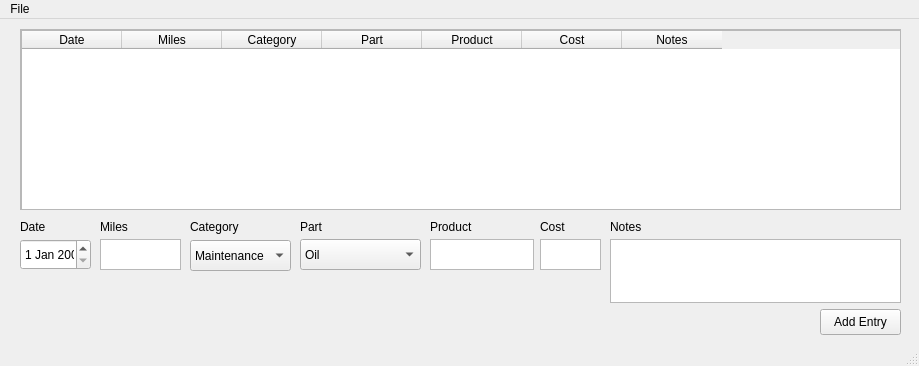
<?xml version="1.0" encoding="UTF-8"?>
<ui version="4.0">
 <class>MainWindow</class>
 <widget class="QMainWindow" name="MainWindow">
  <property name="geometry">
   <rect>
    <x>0</x>
    <y>0</y>
    <width>919</width>
    <height>366</height>
   </rect>
  </property>
  <property name="windowTitle">
   <string>MainWindow</string>
  </property>
  <widget class="QWidget" name="centralwidget">
   <widget class="QScrollArea" name="scrollArea">
    <property name="geometry">
     <rect>
      <x>20</x>
      <y>10</y>
      <width>881</width>
      <height>181</height>
     </rect>
    </property>
    <property name="widgetResizable">
     <bool>true</bool>
    </property>
    <widget class="QWidget" name="scrollAreaWidgetContents_2">
     <property name="geometry">
      <rect>
       <x>0</x>
       <y>0</y>
       <width>877</width>
       <height>177</height>
      </rect>
     </property>
     <widget class="QTableWidget" name="display_table">
      <property name="geometry">
       <rect>
        <x>0</x>
        <y>0</y>
        <width>881</width>
        <height>181</height>
       </rect>
      </property>
      <column>
       <property name="text">
        <string>Date</string>
       </property>
      </column>
      <column>
       <property name="text">
        <string>Miles</string>
       </property>
      </column>
      <column>
       <property name="text">
        <string>Category</string>
       </property>
      </column>
      <column>
       <property name="text">
        <string>Part</string>
       </property>
      </column>
      <column>
       <property name="text">
        <string>Product</string>
       </property>
      </column>
      <column>
       <property name="text">
        <string>Cost</string>
       </property>
      </column>
      <column>
       <property name="text">
        <string>Notes</string>
       </property>
      </column>
     </widget>
    </widget>
   </widget>
   <widget class="QPushButton" name="addEntryButton">
    <property name="geometry">
     <rect>
      <x>820</x>
      <y>290</y>
      <width>81</width>
      <height>26</height>
     </rect>
    </property>
    <property name="text">
     <string>Add Entry</string>
    </property>
   </widget>
   <widget class="QLabel" name="date_label">
    <property name="geometry">
     <rect>
      <x>20</x>
      <y>200</y>
      <width>31</width>
      <height>16</height>
     </rect>
    </property>
    <property name="text">
     <string>Date</string>
    </property>
   </widget>
   <widget class="QLabel" name="miles_label">
    <property name="geometry">
     <rect>
      <x>100</x>
      <y>200</y>
      <width>60</width>
      <height>16</height>
     </rect>
    </property>
    <property name="text">
     <string>Miles</string>
    </property>
   </widget>
   <widget class="QLabel" name="cat_label">
    <property name="geometry">
     <rect>
      <x>190</x>
      <y>200</y>
      <width>60</width>
      <height>16</height>
     </rect>
    </property>
    <property name="text">
     <string>Category</string>
    </property>
   </widget>
   <widget class="QLabel" name="part_label">
    <property name="geometry">
     <rect>
      <x>300</x>
      <y>200</y>
      <width>31</width>
      <height>16</height>
     </rect>
    </property>
    <property name="text">
     <string>Part</string>
    </property>
   </widget>
   <widget class="QLabel" name="product_label">
    <property name="geometry">
     <rect>
      <x>430</x>
      <y>200</y>
      <width>60</width>
      <height>16</height>
     </rect>
    </property>
    <property name="text">
     <string>Product</string>
    </property>
   </widget>
   <widget class="QLabel" name="cost_label">
    <property name="geometry">
     <rect>
      <x>540</x>
      <y>200</y>
      <width>60</width>
      <height>16</height>
     </rect>
    </property>
    <property name="text">
     <string>Cost</string>
    </property>
   </widget>
   <widget class="QLabel" name="notes_label">
    <property name="geometry">
     <rect>
      <x>610</x>
      <y>200</y>
      <width>60</width>
      <height>16</height>
     </rect>
    </property>
    <property name="text">
     <string>Notes</string>
    </property>
   </widget>
   <widget class="QDateEdit" name="date_box">
    <property name="geometry">
     <rect>
      <x>20</x>
      <y>220</y>
      <width>71</width>
      <height>31</height>
     </rect>
    </property>
   </widget>
   <widget class="QPlainTextEdit" name="miles_box">
    <property name="geometry">
     <rect>
      <x>100</x>
      <y>220</y>
      <width>81</width>
      <height>31</height>
     </rect>
    </property>
   </widget>
   <widget class="QComboBox" name="cat_drop">
    <property name="geometry">
     <rect>
      <x>190</x>
      <y>221</y>
      <width>101</width>
      <height>31</height>
     </rect>
    </property>
    <item>
     <property name="text">
      <string>Maintenance</string>
     </property>
    </item>
    <item>
     <property name="text">
      <string>Add-on</string>
     </property>
    </item>
    <item>
     <property name="text">
      <string>Mod</string>
     </property>
    </item>
    <item>
     <property name="text">
      <string>Inspection</string>
     </property>
    </item>
   </widget>
   <widget class="QComboBox" name="part_drop">
    <property name="geometry">
     <rect>
      <x>300</x>
      <y>220</y>
      <width>121</width>
      <height>31</height>
     </rect>
    </property>
    <item>
     <property name="text">
      <string>Oil</string>
     </property>
    </item>
    <item>
     <property name="text">
      <string>Oil filter</string>
     </property>
    </item>
    <item>
     <property name="text">
      <string>Engine air filter</string>
     </property>
    </item>
    <item>
     <property name="text">
      <string>Cabin air filter</string>
     </property>
    </item>
    <item>
     <property name="text">
      <string>Tires</string>
     </property>
    </item>
    <item>
     <property name="text">
      <string>Wheels</string>
     </property>
    </item>
    <item>
     <property name="text">
      <string>Belts</string>
     </property>
    </item>
    <item>
     <property name="text">
      <string>Fuel filter</string>
     </property>
    </item>
    <item>
     <property name="text">
      <string>Transmission</string>
     </property>
    </item>
    <item>
     <property name="text">
      <string>Alternator</string>
     </property>
    </item>
    <item>
     <property name="text">
      <string>Pulleys</string>
     </property>
    </item>
    <item>
     <property name="text">
      <string>Exhaust</string>
     </property>
    </item>
    <item>
     <property name="text">
      <string>Wiring</string>
     </property>
    </item>
    <item>
     <property name="text">
      <string>Fuses</string>
     </property>
    </item>
    <item>
     <property name="text">
      <string>Accessories</string>
     </property>
    </item>
    <item>
     <property name="text">
      <string>Interior</string>
     </property>
    </item>
    <item>
     <property name="text">
      <string>Lights</string>
     </property>
    </item>
    <item>
     <property name="text">
      <string>Wipers</string>
     </property>
    </item>
    <item>
     <property name="text">
      <string>Body</string>
     </property>
    </item>
    <item>
     <property name="text">
      <string>Frame</string>
     </property>
    </item>
    <item>
     <property name="text">
      <string>Brakes</string>
     </property>
    </item>
   </widget>
   <widget class="QPlainTextEdit" name="product_box">
    <property name="geometry">
     <rect>
      <x>430</x>
      <y>220</y>
      <width>104</width>
      <height>31</height>
     </rect>
    </property>
   </widget>
   <widget class="QPlainTextEdit" name="cost_box">
    <property name="geometry">
     <rect>
      <x>540</x>
      <y>220</y>
      <width>61</width>
      <height>31</height>
     </rect>
    </property>
    <property name="plainText">
     <string/>
    </property>
   </widget>
   <widget class="QPlainTextEdit" name="notes_box">
    <property name="geometry">
     <rect>
      <x>610</x>
      <y>220</y>
      <width>291</width>
      <height>64</height>
     </rect>
    </property>
   </widget>
  </widget>
  <widget class="QMenuBar" name="menubar">
   <property name="geometry">
    <rect>
     <x>0</x>
     <y>0</y>
     <width>919</width>
     <height>21</height>
    </rect>
   </property>
   <widget class="QMenu" name="menuFile">
    <property name="title">
     <string>File</string>
    </property>
    <addaction name="actionSave"/>
    <addaction name="actionClose"/>
   </widget>
   <addaction name="menuFile"/>
  </widget>
  <widget class="QStatusBar" name="statusbar"/>
  <action name="actionSave">
   <property name="text">
    <string>Save</string>
   </property>
   <property name="shortcut">
    <string>Ctrl+S</string>
   </property>
  </action>
  <action name="actionClose">
   <property name="text">
    <string>Close</string>
   </property>
  </action>
 </widget>
 <resources/>
 <connections/>
</ui>
